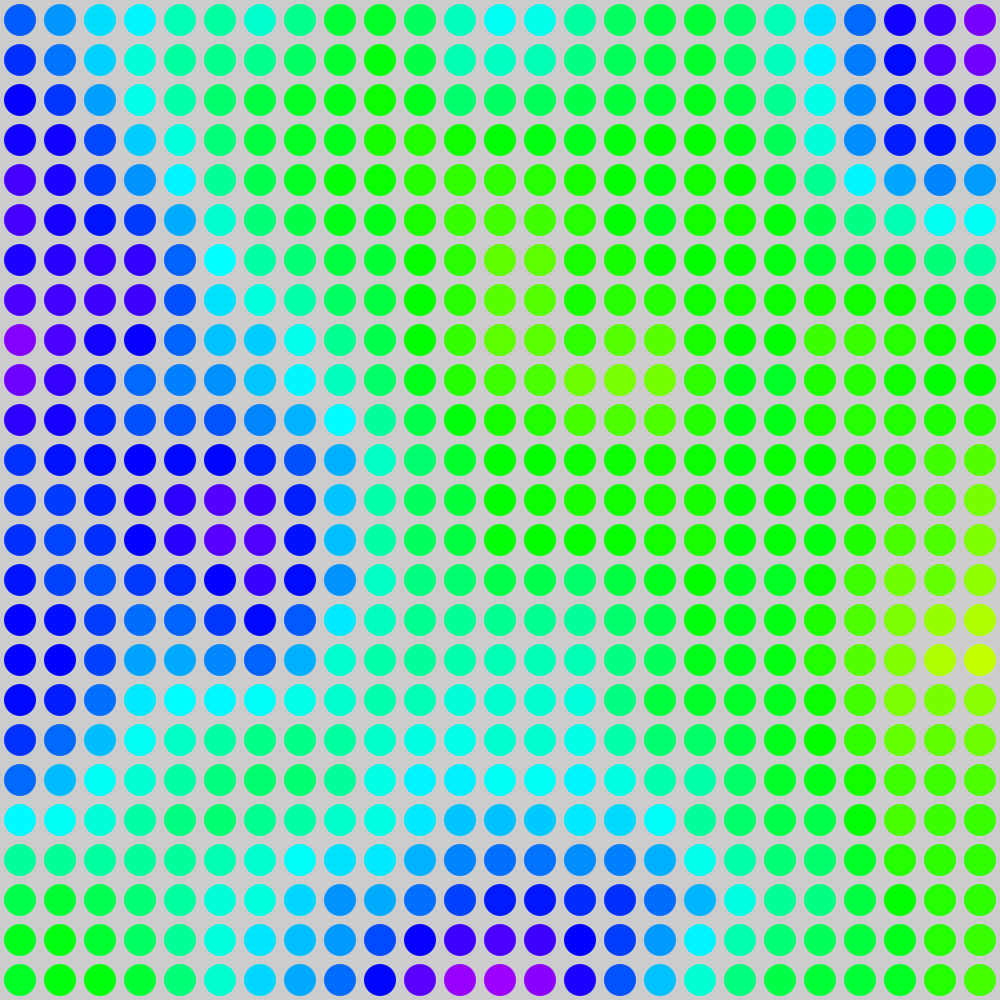
Frame 1 (no input)
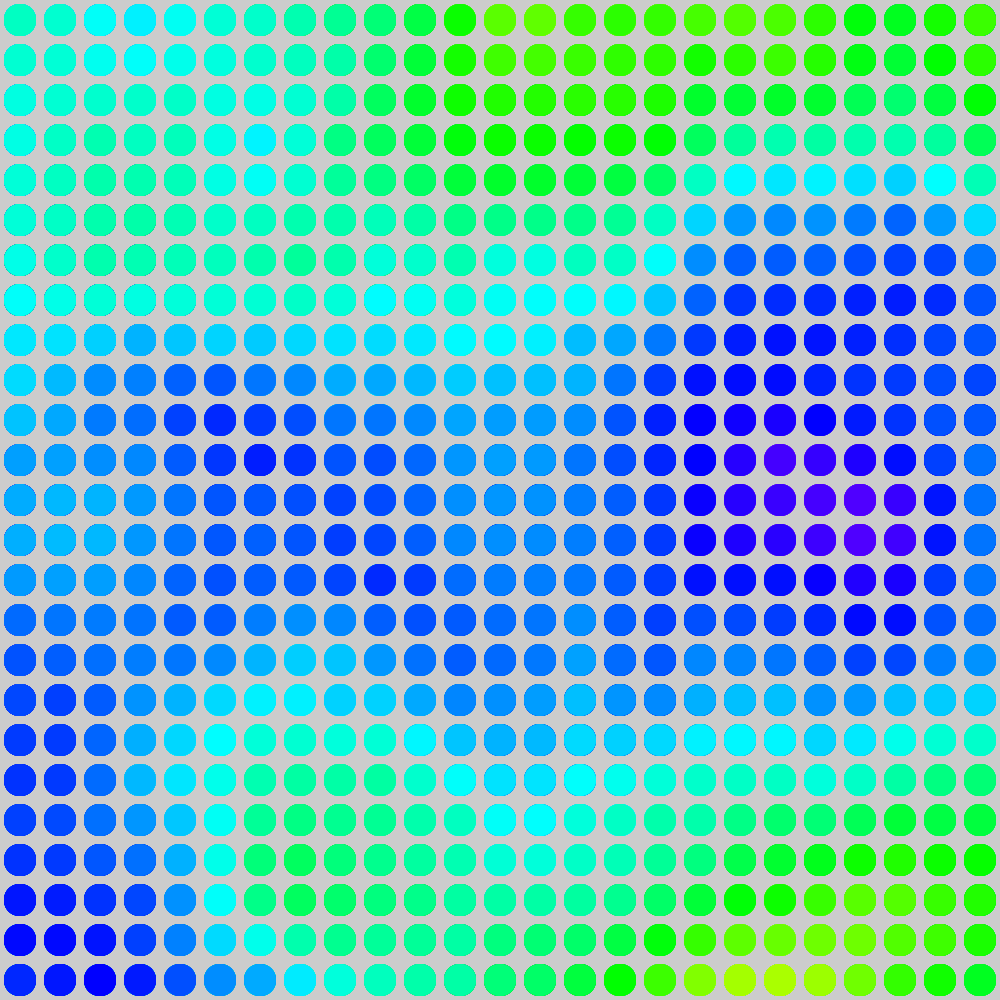
Frame 60 (the mouse pressed at the canvas centre just before this capture)
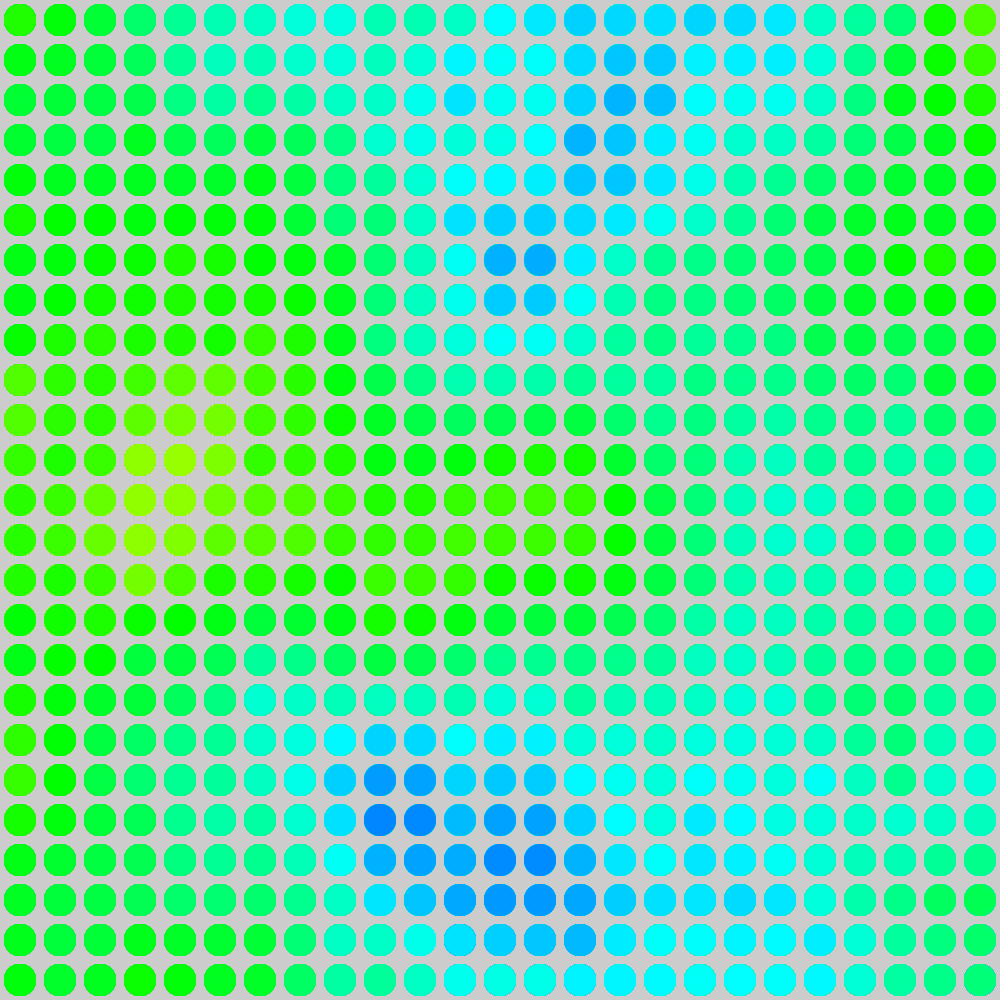
Frame 120 (the mouse held since frame 60 and released just before this capture)

The Processing sketch that drew these frames (run headless with seeded random() and noise(); from frame 60 on, the mouse is pressed at the canvas centre):

// Processing sketch: noise_colors
// ── noise_colors.pde
float z = 0;

void setup() {
  size(1000, 1000);
  noStroke();
  colorMode(HSB); // hue saturation brightness
}
void draw() {
  float x = 0;
  while (x < width) {

    float y = 0;
    while(y < height) {
      float co = 255 * noise(x/500, y/500, z);
      fill(co, 255, 255);
      ellipse(20 + x, 20 + y,32, 32);
      y = y + 40;
    }    
    
    x = x + 40;
  }
  
  z = z + 0.02;
}
